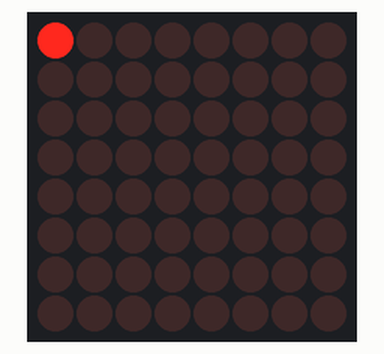
This sketch was run on a simulated Arduino Uno, built with avr-gcc and run on an emulated ATmega328P. Shown: 8×8 LED matrix.

Above: at 0.1 s.
At 1.7 s:
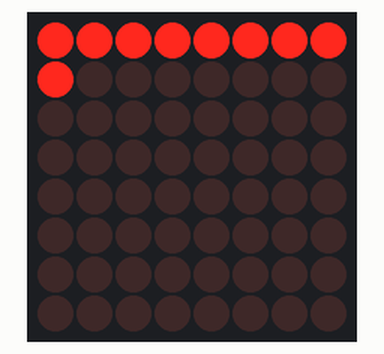
At 3.3 s:
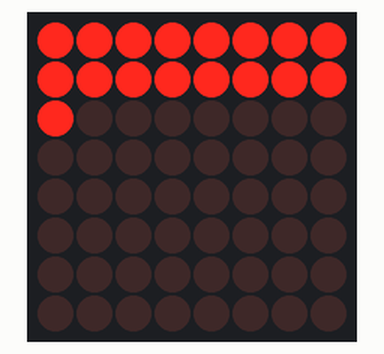
At 6.51 s:
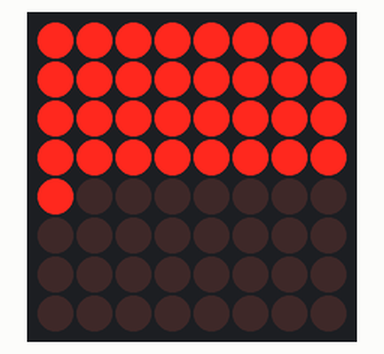
At 9.72 s:
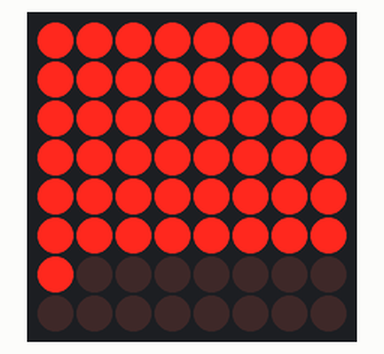
At 12.9 s:
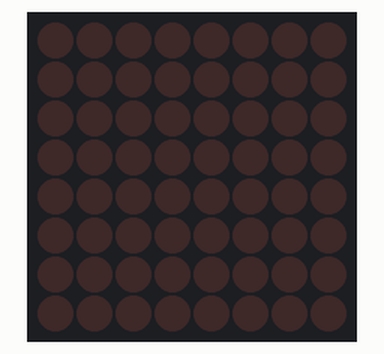

The sketch:

ch05_ledmatrix.ino
```cpp
#include <MaxMatrix.h>
// Uno相容開發板，SS(10), MOSI(11), MISO(12), SCK(13)
#define MAX7219_DIN_PIN 11 // SPI MOSI
#define MAX7219_LOAD_PIN 10 // SPI SS(Slave Select)
#define MAX7219_CLK_PIN 13 // SPI CLK(Clock)

// Leonardo相容開發板，SS(17), MOSI(16, ICSP 4), MISO(14, ICSP 1), SCK(15, ICSP 3)
//#define MAX7219_DIN_PIN 16 // SPI MOSI
//#define MAX7219_LOAD_PIN 2 // SPI SS(Slave Select), 腳位17不易連接
//#define MAX7219_CLK_PIN 15 // SPI CLK(Clock)

#define ROW_NUM 8 // 8列
#define COL_NUM 8 // 8欄
#define LED_INTENSITY 5 // LED亮度，0~15
MaxMatrix m(MAX7219_DIN_PIN, MAX7219_LOAD_PIN, MAX7219_CLK_PIN, 1);

void setup() {
  m.init();
  m.clear(); // 清除，全部熄滅
  m.setIntensity(LED_INTENSITY); // 設定亮度
}
void loop() {
  for(int r = 0; r < ROW_NUM; r++){
    for(int c = 0; c < COL_NUM; c++){
      m.setDot(c, r, HIGH); // 逐一點亮
      delay(200);
    }
  }
  m.clear();
  delay(1000);
}
```

Measured:
- by itself, everything shown: repeats every 13.8 s, in 65 steps
- what the display in image 5 shows lasts 1.0 s, from 12.8 s to 13.8 s
